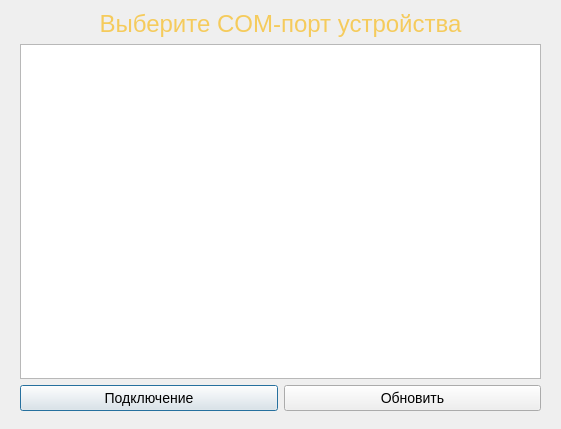
<?xml version="1.0" encoding="UTF-8"?>
<ui version="4.0">
 <class>connectWidget</class>
 <widget class="QDialog" name="connectWidget">
  <property name="geometry">
   <rect>
    <x>0</x>
    <y>0</y>
    <width>561</width>
    <height>429</height>
   </rect>
  </property>
  <property name="windowTitle">
   <string>Dialog</string>
  </property>
  <property name="styleSheet">
   <string notr="true">color: &quot;#F5CB5C&quot;;
background-color: &quot;#242423&quot;;
</string>
  </property>
  <widget class="QWidget" name="">
   <property name="geometry">
    <rect>
     <x>20</x>
     <y>10</y>
     <width>521</width>
     <height>401</height>
    </rect>
   </property>
   <layout class="QVBoxLayout" name="verticalLayout_2">
    <item>
     <layout class="QVBoxLayout" name="verticalLayout">
      <item>
       <widget class="QLabel" name="label">
        <property name="text">
         <string>&lt;html&gt;&lt;head/&gt;&lt;body&gt;&lt;p align=&quot;center&quot;&gt;&lt;span style=&quot; font-size:18pt; color:#F5CB5C&quot;&gt;Выберите COM-порт устройства&lt;/span&gt;&lt;/p&gt;&lt;/body&gt;&lt;/html&gt;</string>
        </property>
       </widget>
      </item>
      <item>
       <widget class="QListWidget" name="COMlistWidget">
        <property name="styleSheet">
         <string notr="true">background-color : &quot;#333533&quot;;
color: &quot;#F5CB5C&quot;;
selection-background-color: red;

</string>
        </property>
       </widget>
      </item>
     </layout>
    </item>
    <item>
     <layout class="QHBoxLayout" name="horizontalLayout">
      <item>
       <widget class="QPushButton" name="connectButton">
        <property name="autoFillBackground">
         <bool>false</bool>
        </property>
        <property name="styleSheet">
         <string notr="true"> font: 14px;
 min-width: 10em;
padding: 4px;
background-color : &quot;#333533&quot;;
color: &quot;#F5CB5C&quot;;</string>
        </property>
        <property name="text">
         <string>Подключение</string>
        </property>
       </widget>
      </item>
      <item>
       <widget class="QPushButton" name="updateButton">
        <property name="styleSheet">
         <string notr="true">font: 14px;
min-width: 10em;
padding: 4px;
background-color : &quot;#333533&quot;;
color: &quot;#F5CB5C&quot;;</string>
        </property>
        <property name="text">
         <string>Обновить</string>
        </property>
       </widget>
      </item>
     </layout>
    </item>
   </layout>
  </widget>
 </widget>
 <resources/>
 <connections/>
</ui>
